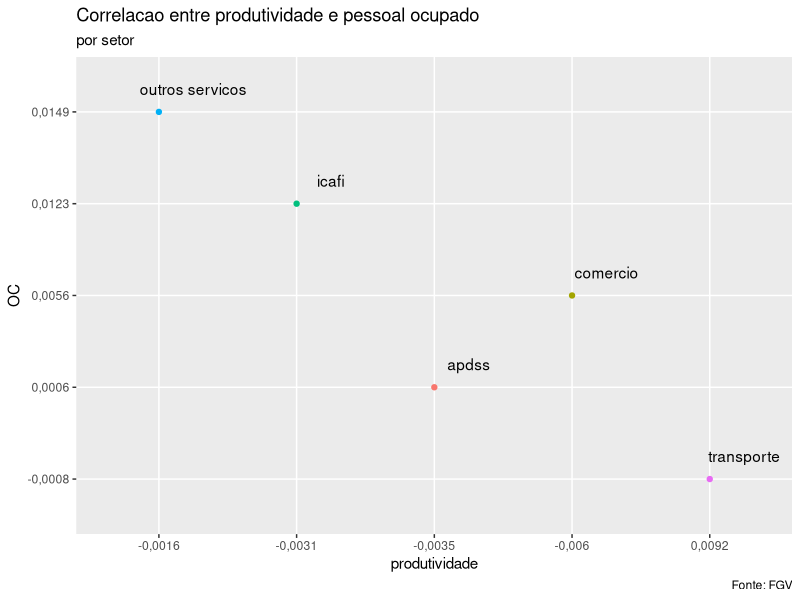

R code for this plot:
library(tidyverse)
library(ggplot2)

# criando dataset

dados <- data.frame(setores = c("comercio",
                                "transporte",
                                "outros servicos",
                                "icafi",
                                "apdss"),
                    produtividade = c("-0,006",
                                      "0,0092",
                                      "-0,0016",
                                      "-0,0031",
                                      "-0,0035"),
                    OC = c("0,0056",
                           "-0,0008",
                           "0,0149",
                           "0,0123",
                           "0,0006"))


# plotando gráfico de correlacao 

dados %>% 
  ggplot(aes(x=produtividade, y=OC)) +
  geom_point(aes(color = setores)) +
  geom_text(aes(label=setores), nudge_x = 0.25, nudge_y = 0.25) + 
  labs(title = "Correlacao entre produtividade e pessoal ocupado",
       subtitle = "por setor",
       caption = "Fonte: FGV") +
  theme(legend.position = "none")
